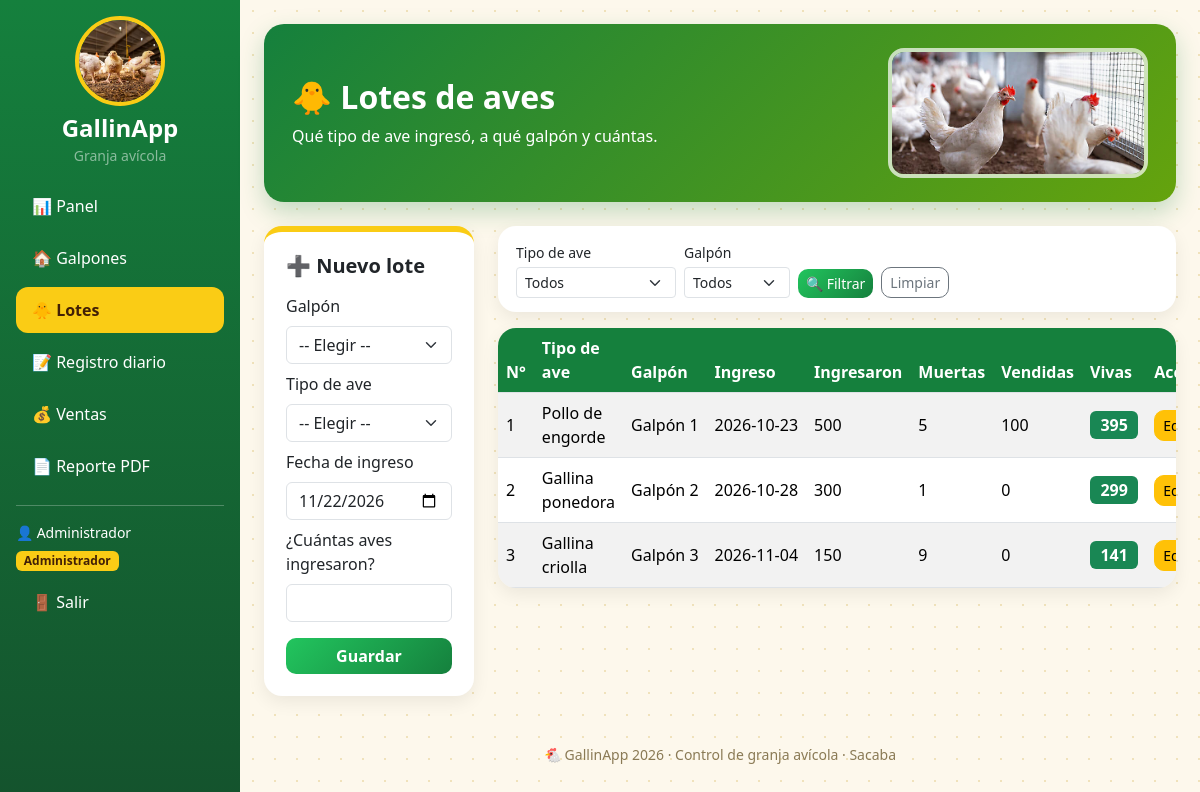
/index.php?p=lote (signed in), run on the app's committed database.
### tables this page shows
CREATE TABLE lotes (
  id_lote       INT AUTO_INCREMENT PRIMARY KEY,
  id_galpon     INT NOT NULL,
  id_tipo       INT NOT NULL,
  fecha_ingreso DATE NOT NULL,
  cantidad      INT NOT NULL,
  FOREIGN KEY (id_galpon) REFERENCES galpones(id_galpon) ON DELETE CASCADE,
  FOREIGN KEY (id_tipo)   REFERENCES tipos(id_tipo)
);

CREATE TABLE tipos (
  id_tipo INT AUTO_INCREMENT PRIMARY KEY,
  nombre  VARCHAR(50) NOT NULL
);

CREATE TABLE galpones (
  id_galpon INT AUTO_INCREMENT PRIMARY KEY,
  nombre    VARCHAR(50) NOT NULL,
  capacidad INT NOT NULL
);

### controllers/loteController.php (called while the page is built, shortened)
<?php
require 'models/loteModel.php';
$modelo = new LoteModel($con);
$error  = '';
if ($error) {
    $lote = $_POST;
} else {
    $lote = isset($_GET['editar']) ? $modelo->buscar($_GET['editar']) : null;
}
$lotes    = $modelo->listar($_GET);
require 'views/lotes.php';

### index.php (called while the page is built, shortened)
<?php
function e($texto) {
    return htmlspecialchars($texto ?? '');
}
function esAdmin() {
    return ($_SESSION['rol'] ?? '') == 'administrador';
}
$p = $_GET['p'] ?? 'panel';
require "controllers/{$p}Controller.php";

### models/loteModel.php (called while the page is built, shortened)
<?php
class LoteModel {
    private $con;
    public function __construct($con) {
        $this->con = $con;
    }
    public function listar($f = []) {
        $sql = "SELECT l.*, t.nombre AS tipo, g.nombre AS galpon,
                       (SELECT IFNULL(SUM(muertas), 0)  FROM registros WHERE id_lote = l.id_lote) AS muertas,
                       (SELECT IFNULL(SUM(cantidad), 0) FROM ventas    WHERE id_lote = l.id_lote) AS vendidas,
                       (SELECT MAX(fecha)               FROM registros WHERE id_lote = l.id_lote) AS ultimo_registro
                FROM lotes l
                JOIN tipos t    ON t.id_tipo   = l.id_tipo
                JOIN galpones g ON g.id_galpon = l.id_galpon
                WHERE 1 = 1";
        $datos = [];
        $st = $this->con->prepare($sql . " ORDER BY l.id_lote");
        $st->execute($datos);
        return $st->fetchAll();
    }
}

### views/lotes.php (the view, shortened to what this page needs)
<?php require 'views/menu.php'; ?>
<div class="cabecera d-flex justify-content-between align-items-center">
  <div>
    <h2 class="fw-bold">🐥 Lotes de aves</h2>
    <p class="mb-0">Qué tipo de ave ingresó, a qué galpón y cuántas.</p>
  </div>
  <img src="views/images/gallinas-galpon.jpg" class="d-none d-md-block" alt="Gallinas en el galpón">
</div>
<div class="row g-4">
  <?php if (esAdmin()): ?>
  <div class="col-lg-3">
    <div class="caja caja-form">
      <h5 class="fw-bold mb-3"><?= !empty($lote['id_lote']) ? '✏️ Editar lote' : '➕ Nuevo lote' ?></h5>
      <form method="POST" class="validar">
        <label class="form-label">Galpón</label>
        <select name="id_galpon" class="form-select mb-2" required>
          <option value="">-- Elegir --</option>
        </select>
        <label class="form-label">Tipo de ave</label>
        <select name="id_tipo" class="form-select mb-2" required>
          <option value="">-- Elegir --</option>
        </select>
        <label class="form-label">Fecha de ingreso</label>
        <input type="date" name="fecha_ingreso" class="form-control mb-2" value="<?= $lote['fecha_ingreso'] ?? date('Y-m-d') ?>" required>
        <label class="form-label">¿Cuántas aves ingresaron?</label>
        <input type="number" name="cantidad" min="1" class="form-control mb-3" value="<?= $lote['cantidad'] ?? '' ?>" required>
        <button class="btn btn-success w-100 fw-bold">Guardar</button>
      </form>
    </div>
  </div>
  <?php endif; ?>
  <div class="<?= esAdmin() ? 'col-lg-9' : 'col-12' ?>">
    <form method="GET" class="caja filtros d-flex flex-wrap gap-2 align-items-end mb-3">
      <div>
        <label class="form-label small mb-1">Tipo de ave</label>
        <select name="id_tipo" class="form-select form-select-sm">
          <option value="">Todos</option>
        </select>
      </div>
      <div>
        <label class="form-label small mb-1">Galpón</label>
        <select name="id_galpon" class="form-select form-select-sm">
          <option value="">Todos</option>
        </select>
      </div>
      <button class="btn btn-sm btn-success">🔍 Filtrar</button>
      <a href="index.php?p=lote" class="btn btn-sm btn-outline-secondary">Limpiar</a>
    </form>
    <div class="caja p-0 table-responsive">
      <table class="table table-striped table-hover align-middle mb-0">
        <thead>
          <tr><th>N°</th><th>Tipo de ave</th><th>Galpón</th><th>Ingreso</th><th>Ingresaron</th><th>Muertas</th><th>Vendidas</th><th>Vivas</th><?= esAdmin() ? '<th>Acciones</th>' : '' ?></tr>
        </thead>
        <tbody>
          <?php foreach ($lotes as $l): ?>
            <tr>
              <td><?= $l['id_lote'] ?></td>
              <td><?= $l['tipo'] ?></td>
              <td class="text-nowrap"><?= e($l['galpon']) ?></td>
              <td class="text-nowrap"><?= $l['fecha_ingreso'] ?></td>
              <td><?= $l['cantidad'] ?></td>
              <td><?= $l['muertas'] ?></td>
              <td><?= $l['vendidas'] ?></td>
              <td><span class="badge bg-success fs-6"><?= $l['cantidad'] - $l['muertas'] - $l['vendidas'] ?></span></td>
              <?php if (esAdmin()): ?>
                <td class="text-nowrap">
                  <a href="index.php?p=lote&editar=<?= $l['id_lote'] ?>" class="btn btn-sm btn-warning">Editar</a>
                </td>
              <?php endif; ?>
            </tr>
          <?php endforeach; ?>
        </tbody>
      </table>
    </div>
  </div>
</div>
<?php require 'views/pie.php'; ?>

### views/menu.php (shortened to what this page needs)
<!DOCTYPE html>
<html lang="es">
<head>
  <link href="https://cdn.jsdelivr.net/npm/bootstrap@5.3.3/dist/css/bootstrap.min.css" rel="stylesheet">
  <link href="views/css/estilos.css?v=5" rel="stylesheet">
</head>
<body>
<div class="d-md-flex">
  <nav class="menu p-3 flex-shrink-0">
    <div class="text-center mb-3">
      <img src="views/images/pollitos.jpg" class="logo" alt="GallinApp">
      <h4 class="text-white fw-bold mt-2 mb-0">GallinApp</h4>
      <small class="text-white-50">Granja avícola</small>
    </div>
    <a href="index.php?p=panel"    class="<?= $p == 'panel'    ? 'activo' : '' ?>">📊 Panel</a>
    <?php if (esAdmin()): ?>
      <a href="index.php?p=galpon" class="<?= $p == 'galpon'   ? 'activo' : '' ?>">🏠 Galpones</a>
    <?php endif; ?>
    <a href="index.php?p=lote"     class="<?= $p == 'lote'     ? 'activo' : '' ?>">🐥 Lotes</a>
    <a href="index.php?p=registro" class="<?= $p == 'registro' ? 'activo' : '' ?>">📝 Registro diario</a>
    <?php if (esAdmin()): ?>
      <a href="index.php?p=venta"   class="<?= $p == 'venta'   ? 'activo' : '' ?>">💰 Ventas</a>
      <a href="index.php?p=reporte" target="_blank">📄 Reporte PDF</a>
    <?php endif; ?>
    <hr class="text-white">
    <p class="text-white small mb-1">👤 <?= e($_SESSION['nombre']) ?></p>
    <span class="badge rol mb-2"><?= esAdmin() ? 'Administrador' : 'Usuario' ?></span>
    <a href="index.php?p=salir">🚪 Salir</a>
  </nav>
  <main class="flex-grow-1 p-3 p-md-4">

### views/pie.php (shortened to what this page needs)
    <p class="text-center small pie mt-5 mb-0">🐔 GallinApp 2026 · Control de granja avícola · Sacaba</p>
  </main>
</div>
</body>
</html>

### views/css/estilos.css (style rules this page uses)
body { background: #fdf8ec radial-gradient(#f0e2bb 1.2px, transparent 1.2px) 0 0 / 22px 22px; }
.menu { background: linear-gradient(180deg, #15803d, #14532d); }
.menu .logo { width: 90px; height: 90px; object-fit: cover; border-radius: 50%; border: 4px solid #facc15; }
.menu a { display: block; color: white; text-decoration: none; padding: 11px 16px; border-radius: 12px; margin-bottom: 6px; }
.menu a.activo { background: #facc15; color: #422006; font-weight: bold; }
.menu .rol { background: #facc15; color: #422006; }
@media (min-width: 768px) { .menu { width: 240px; min-height: 100vh; } }
.cabecera { background: linear-gradient(135deg, #15803d, #65a30d); color: white; border-radius: 20px; padding: 24px 28px; margin-bottom: 24px; box-shadow: 0 10px 25px rgba(21, 128, 61, 0.25); }
.cabecera img { width: 260px; height: 130px; object-fit: cover; border-radius: 16px; border: 4px solid rgba(255, 255, 255, 0.7); }
.caja { background: white; border-radius: 18px; padding: 22px; box-shadow: 0 6px 18px rgba(0, 0, 0, 0.07); }
.caja-form { border-top: 6px solid #facc15; }
.table thead th { background-color: #15803d; color: white; }
.filtros { padding: 14px 18px; }
.btn { border-radius: 10px; }
.btn-success { background: linear-gradient(135deg, #22c55e, #15803d); border: 0; }
.pie { color: #8a7a55; }

### data on the page
lotes: id_lote "1", id_tipo.nombre "Pollo de engorde", id_galpon.nombre "Galpón 1", fecha_ingreso "2026-10-23", cantidad "500", muertas "5", vendidas "100", vendidas "395"
lotes: id_lote "2", id_tipo.nombre "Gallina ponedora", id_galpon.nombre "Galpón 2", fecha_ingreso "2026-10-28", cantidad "300", muertas "1", vendidas "0", vendidas "299"
lotes: id_lote "3", id_tipo.nombre "Gallina criolla", id_galpon.nombre "Galpón 3", fecha_ingreso "2026-11-04", cantidad "150", muertas "9", vendidas "0", vendidas "141"

### other printed values
$_SESSION['nombre'] "Administrador"
